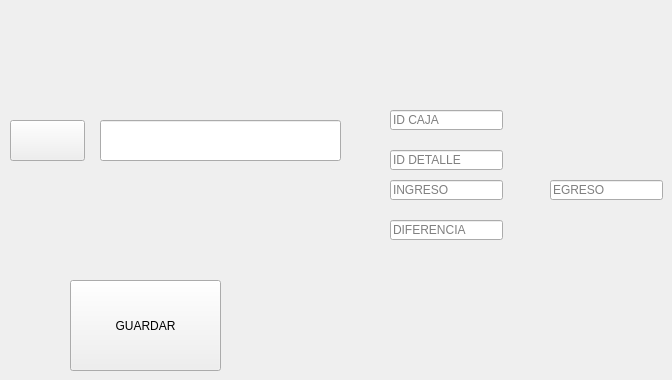
              <widget class="QWidget" name="editarcj">
               <attribute name="title">
                <string>EDITAR PRODUCTO</string>
               </attribute>
               <widget class="QPushButton" name="buscarcjbtn2">
                <property name="geometry">
                 <rect>
                  <x>10</x>
                  <y>120</y>
                  <width>75</width>
                  <height>41</height>
                 </rect>
                </property>
                <property name="text">
                 <string/>
                </property>
                <property name="icon">
                 <iconset>
                  <normaloff>../IMAGES/buscar.png</normaloff>../IMAGES/buscar.png</iconset>
                </property>
                <property name="iconSize">
                 <size>
                  <width>40</width>
                  <height>40</height>
                 </size>
                </property>
               </widget>
               <widget class="QLineEdit" name="buscarcj2">
                <property name="geometry">
                 <rect>
                  <x>100</x>
                  <y>120</y>
                  <width>241</width>
                  <height>41</height>
                 </rect>
                </property>
               </widget>
               <widget class="QPushButton" name="guardarcjbtn">
                <property name="geometry">
                 <rect>
                  <x>70</x>
                  <y>280</y>
                  <width>151</width>
                  <height>91</height>
                 </rect>
                </property>
                <property name="text">
                 <string>GUARDAR</string>
                </property>
               </widget>
               <widget class="QLineEdit" name="egreso2">
                <property name="geometry">
                 <rect>
                  <x>550</x>
                  <y>180</y>
                  <width>113</width>
                  <height>20</height>
                 </rect>
                </property>
                <property name="placeholderText">
                 <string>EGRESO</string>
                </property>
               </widget>
               <widget class="QLineEdit" name="iddetallecj2">
                <property name="geometry">
                 <rect>
                  <x>390</x>
                  <y>150</y>
                  <width>113</width>
                  <height>20</height>
                 </rect>
                </property>
                <property name="placeholderText">
                 <string>ID DETALLE</string>
                </property>
               </widget>
               <widget class="QLineEdit" name="idcaja2">
                <property name="geometry">
                 <rect>
                  <x>390</x>
                  <y>110</y>
                  <width>113</width>
                  <height>20</height>
                 </rect>
                </property>
                <property name="placeholderText">
                 <string>ID CAJA</string>
                </property>
               </widget>
               <widget class="QLineEdit" name="diferencia2">
                <property name="geometry">
                 <rect>
                  <x>390</x>
                  <y>220</y>
                  <width>113</width>
                  <height>20</height>
                 </rect>
                </property>
                <property name="placeholderText">
                 <string>DIFERENCIA</string>
                </property>
               </widget>
               <widget class="QLineEdit" name="ingreso2">
                <property name="geometry">
                 <rect>
                  <x>390</x>
                  <y>180</y>
                  <width>113</width>
                  <height>20</height>
                 </rect>
                </property>
                <property name="text">
                 <string/>
                </property>
                <property name="placeholderText">
                 <string>INGRESO</string>
                </property>
               </widget>
              </widget>
